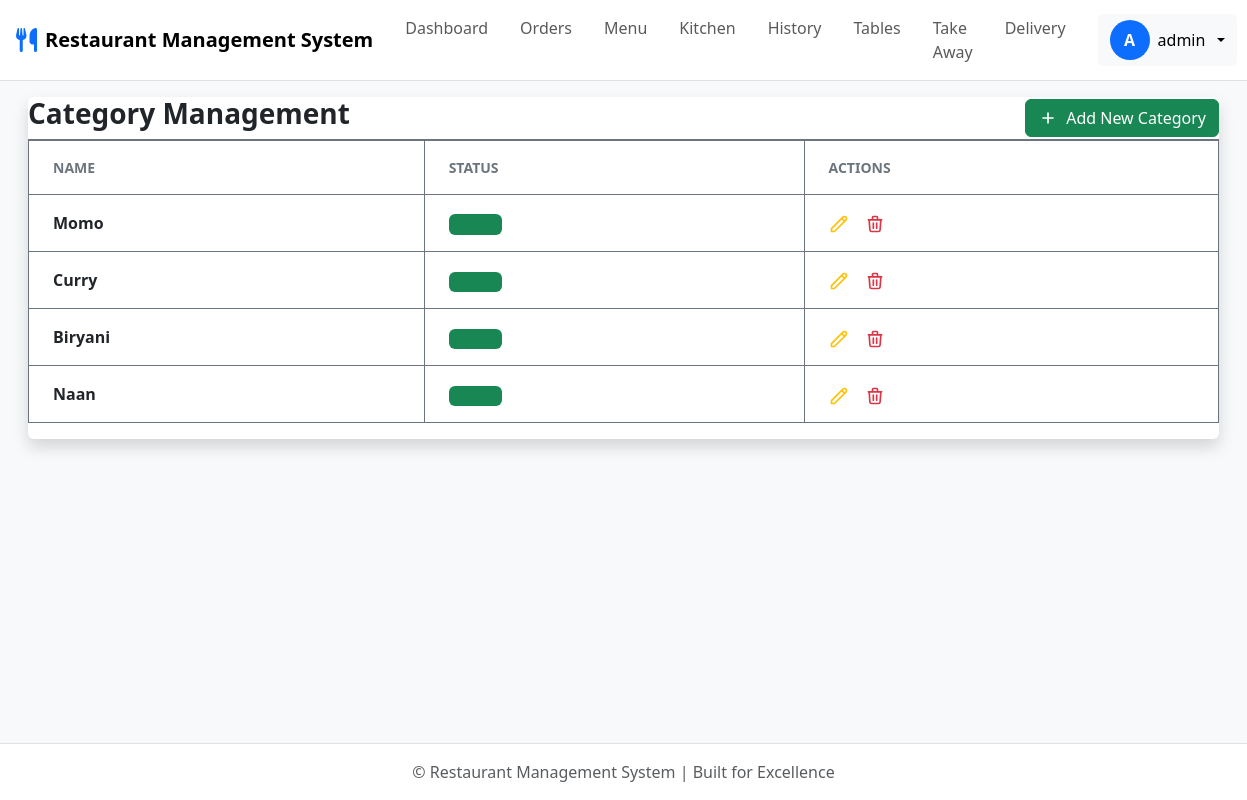
Page /categories/ (signed in) on the committed database.
### accounts/models.py (models this page shows)
class User(AbstractUser):
    email = models.EmailField(unique=True)
    role = models.CharField(max_length=50)
    is_active = models.BooleanField(default=True)
    created_at = models.DateTimeField(auto_now_add=True)

### restaurant/models.py (models this page shows, shortened)
class Category(models.Model):
    name = models.CharField(max_length=100)
    is_active = models.BooleanField(default=True)

### restaurant/views.py (the view)
# urls.py: path('categories/', views.CategoryListView.as_view(), name='category_list'),
class CategoryListView(ModuleAccessMixin, ListView):
    module_required = 'menu'
    model = Category
    template_name = 'restaurant/category_list.html'
    context_object_name = 'categories'

### accounts/mixins.py (called while the page is built, shortened)
    def dispatch(self, request, *args, **kwargs):
        if not request.user.is_authenticated:
            return redirect('login')
        if request.user.is_superuser:
            return super().dispatch(request, *args, **kwargs)

### accounts/models.py (called while the page is built)
    def has_module_access(self, module_name):
        return self.permissions.filter(module=module_name, is_allowed=True).exists()

    def has_all_permissions(self):
        total_modules = StaffPermission.MODULE_CHOICES.__len__()
        allowed_count = self.permissions.filter(is_allowed=True).count()
        return allowed_count == total_modules

### restaurant/context_processors.py (called while the page is built)
def add_valid_table_id(request):
    valid_table_id = Table.objects.first().id if Table.objects.exists() else None
    return {'valid_table_id': valid_table_id}

### restaurant/templates/restaurant/category_list.html (shortened to what this page needs)
{% extends 'restaurant/base.html' %}
{% block content %}
<div class="container-fluid">
    <div class="bg-white rounded shadow overflow-d-none">
        <div class="p-6 border-bottom border-secondary">
            <div class="d-flex justify-content-between align-items-center">
                <h1 class="h3 fw-bold text-dark">Category Management</h1>
                <a href="{% url 'restaurant:category_create' %}"
                   class="btn btn-success d-inline-flex align-items-center">
                    <svg style="width: 1.25rem; height: 1.25rem;" class="me-2" fill="none" stroke="currentColor" viewBox="0 0 24 24">
                        <path stroke-linecap="round" stroke-linejoin="round" stroke-width="2" d="M12 6v6m0 0v6m0-6h6m-6 0H6"/>
                    </svg>
                    Add New Category
                </a>
            </div>
        </div>
        <div class="table-responsive">
            <table class="w-100 table table-bordered border-bottom border-secondary">
                <thead class="bg-light">
                    <tr>
                        <th scope="col" class="px-4 py-3 text-start small fw-semibold text-secondary text-uppercase">Name</th>
                        <th scope="col" class="px-4 py-3 text-start small fw-semibold text-secondary text-uppercase">Status</th>
                        <th scope="col" class="px-4 py-3 text-start small fw-semibold text-secondary text-uppercase">Actions</th>
                    </tr>
                </thead>
                <tbody class="bg-white border-bottom border-secondary">
                    {% for category in categories %}
                    <tr class="bg-light">
                        <td class="px-4 py-3 whitespace-nowrap">
                            <div class="text-sm fw-semibold text-900">{{ category.name }}</div>
                        </td>
                        <td class="px-4 py-3 whitespace-nowrap">
                            <span class="badge d-inline-flex align-items-center {% if category.is_active %}
                                           bg-success text-success
                                       {% else %}
                                           bg-danger text-danger
                                       {% endif %}">
                            </span>
                        </td>
                        <td class="px-4 py-3 text-sm fw-semibold">
                            <div class="d-flex gap-3">
                                <a href="{% url 'restaurant:category_update' pk=category.id %}"
                                   class="text-warning">
                                    <svg style="width: 1.25rem; height: 1.25rem;" fill="none" stroke="currentColor" viewBox="0 0 24 24">
                                        <path stroke-linecap="round" stroke-linejoin="round" stroke-width="2"
                                              d="M15.232 5.232l3.536 3.536m-2.036-5.036a2.5 2.5 0 113.536 3.536L6.5 21.036H3v-3.572L16.732 3.732z"/>
                                    </svg>
                                </a>
                                <a href="{% url 'restaurant:category_delete' pk=category.id %}"
                                   class="text-danger">
                                    <svg style="width: 1.25rem; height: 1.25rem;" fill="none" stroke="currentColor" viewBox="0 0 24 24">
                                        <path stroke-linecap="round" stroke-linejoin="round" stroke-width="2"
                                              d="M19 7l-.867 12.142A2 2 0 0116.138 21H7.862a2 2 0 01-1.995-1.858L5 7m5 4v6m4-6v6m1-10V4a1 1 0 00-1-1h-4a1 1 0 00-1 1v3M4 7h16"/>
                                    </svg>
                                </a>
                            </div>
                        </td>
                    </tr>
                    {% empty %}
                    <tr>
                        <td colspan="3" class="px-4 py-3 text-center text-sm text-500">
                            No categories found. Create your first category!
                        </td>
                    </tr>
                    {% endfor %}
                </tbody>
            </table>
        </div>
    </div>
</div>
{% endblock %}

### restaurant/templates/restaurant/base.html (shortened to what this page needs)
{% load static %}
<!DOCTYPE html>
<html lang="en">
<head>
    <link href="https://cdn.jsdelivr.net/npm/bootstrap@5.3.0/dist/css/bootstrap.min.css" rel="stylesheet">
    <link href="https://cdnjs.cloudflare.com/ajax/libs/font-awesome/6.4.0/css/all.min.css" rel="stylesheet">
</head>
<body class="d-flex flex-column min-vh-100 bg-light">
    <nav class="navbar navbar-expand-lg navbar-light bg-white sticky-top border-bottom">
        <div class="container-fluid px-3">
            <a href="{% url 'restaurant:order_list' %}" class="navbar-brand d-flex align-items-center gap-2">
                <i class="fas fa-utensils text-primary" style="font-size: 1.5rem;"></i>
                <span class="fw-bold d-none d-sm-inline">Restaurant Management System</span>
            </a>
            <div class="collapse navbar-collapse" id="navbarNav">
                <div class="navbar-nav ms-auto">
                    {% if user.is_superuser or user_perms.has_dashboard %}
                    <a href="{% url 'home:dashboard' %}" class="nav-link px-3 py-2">Dashboard</a>
                    {% endif %}
                    {% if user.is_superuser or user_perms.has_orders %}
                    <a href="{% url 'restaurant:order_list' %}" class="nav-link px-3 py-2">Orders</a>
                    {% endif %}
                    {% if user.is_superuser or user_perms.has_menu %}
                    <a href="{% url 'restaurant:menuitem_list' %}" class="nav-link px-3 py-2">Menu</a>
                    {% endif %}
                    {% if user.is_superuser or user_perms.has_kitchen %}
                    <a href="{% url 'restaurant:kitchen' %}" class="nav-link px-3 py-2">Kitchen</a>
                    {% endif %}
                    {% if user.is_superuser or user_perms.has_history %}
                    <a href="{% url 'restaurant:transaction_history' %}" class="nav-link px-3 py-2">History</a>
                    {% endif %}
                    {% if user.is_superuser or user_perms.has_tables %}
                    <a href="{% url 'restaurant:table_list' %}" class="nav-link px-3 py-2">Tables</a>
                    {% endif %}
                    {% if user.is_superuser or user_perms.has_takeaway %}
                    <a href="{% url 'restaurant:place_order_takeaway' %}" class="nav-link px-3 py-2">Take Away</a>
                    {% endif %}
                    {% if user.is_superuser or user_perms.has_delivery %}
                    <a href="{% url 'restaurant:place_order_delivery' %}" class="nav-link px-3 py-2">Delivery</a>
                    {% endif %}
                </div>
                <div class="dropdown ms-lg-3">
                    <button id="profileBtn" class="btn btn-light border-0 d-flex align-items-center gap-2 dropdown-toggle" type="button" data-bs-toggle="dropdown">
                        <div class="rounded-circle bg-primary text-white d-flex align-items-center justify-content-center fw-bold" style="width: 40px; height: 40px;">
                            {{ user.username|upper|first }}
                        </div>
                        <span class="d-none d-lg-inline">{{ user.username }}</span>
                    </button>
                </div>
            </div>
        </div>
    </nav>
    <main class="flex-grow-1 py-3">
        <div class="container-fluid px-3">
            {% block content %}{% endblock %}
        </div>
    </main>
    <footer class="bg-white shadow-sm mt-auto border-top">
        <div class="container-fluid px-3 py-3">
            <p class="text-center text-muted mb-0">&copy; {{ current_year }} Restaurant Management System | Built for Excellence</p>
        </div>
    </footer>
</body>
</html>

### rows in the picture
User: username|first "A", username "admin"
Category: name "Momo"
Category: name "Curry"
Category: name "Biryani"
Category: name "Naan"
